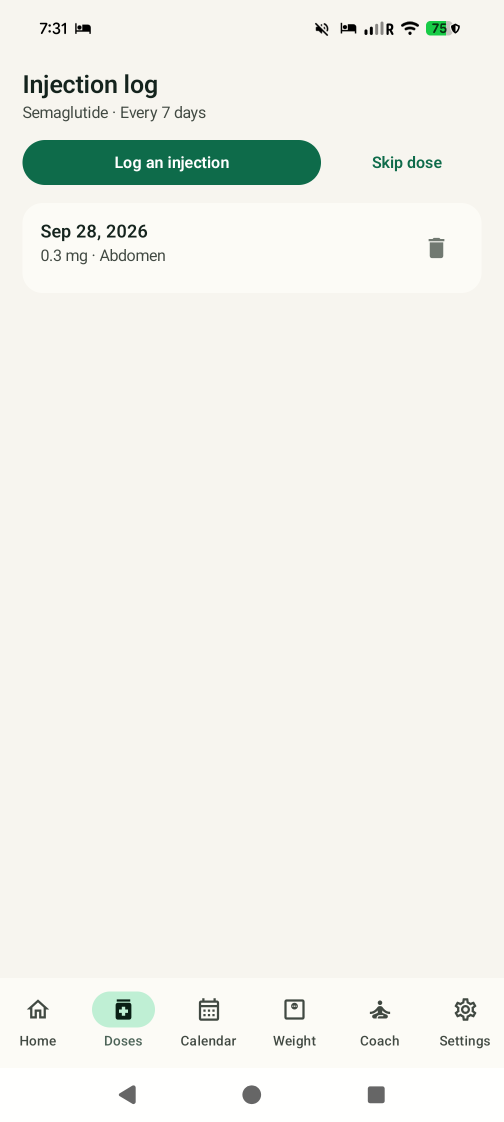
#> input picture store_assets/raw/02_doses.png, 1008 x 2244 px (shown at 1/2 size)
$ python make_video.py
#> lines starting #> are read from the running program, lines starting #| are printed output that depends on the picture
# Builds store_assets/video/dosely_promo.mp4 (1080x1920@30, ~50s).
# Scenes: intro card -> app screenshots (Ken Burns) -> outro end card with the
# feature graphic burned in. Captions burned in per scene; SAPI TTS narration
# (already rendered to seg0..seg5.wav) is aligned to scene starts.
import math
import os
import subprocess

ROOT = os.path.dirname(os.path.abspath(__file__))
RAW = os.path.join(ROOT, "raw")
FR = os.path.join(ROOT, "video", "frames")
AU = os.path.join(ROOT, "video", "audio")
OUT = os.path.join(ROOT, "video", "dosely_promo.mp4")

FF = "ffmpeg"
FONT = r"C\:/Windows/Fonts/segoeuib.ttf"
W, H, FPS = 1080, 1920, 30

# measured narration durations (s)
SEG = [6.1745, 9.2345, 5.5445, 6.6845, 10.0645, 9.8545]
GAP = 0.4  # breathing room after each narration segment


def dur(i):
    return round(SEG[i] + GAP, 3)


def make_sbs():
    """Side-by-side composite for the insights scene (doses + calendar)."""
    from PIL import Image, ImageDraw
    a = Image.open(os.path.join(RAW, "02_doses.png")).convert("RGB")
    b = Image.open(os.path.join(RAW, "03_calendar.png")).convert("RGB")
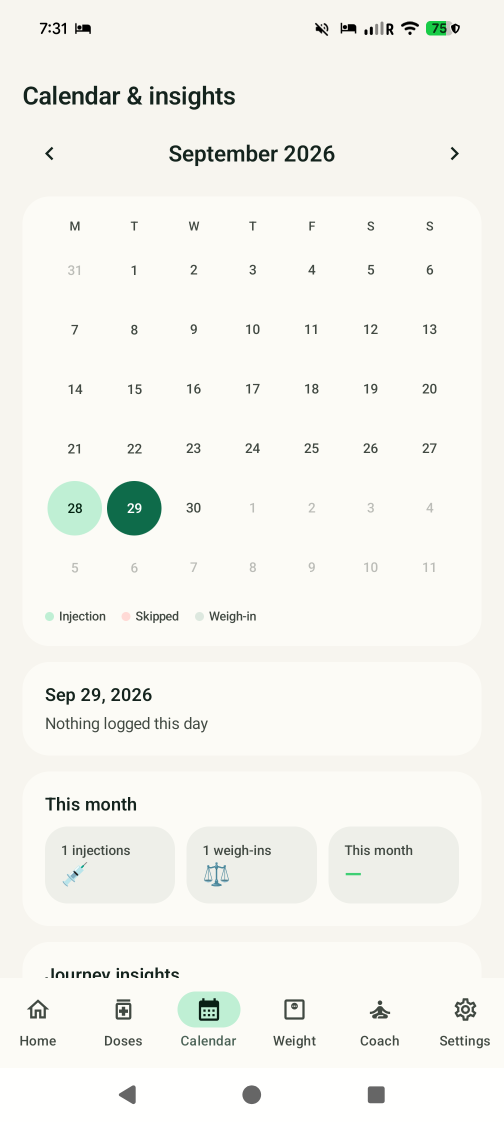
#> input picture store_assets/raw/03_calendar.png, 1008 x 2244 px (shown at 1/2 size)
    pw = 518
    ph = int(a.height * pw / a.width)
#> ph = 1153
    a = a.resize((pw, ph), Image.LANCZOS)
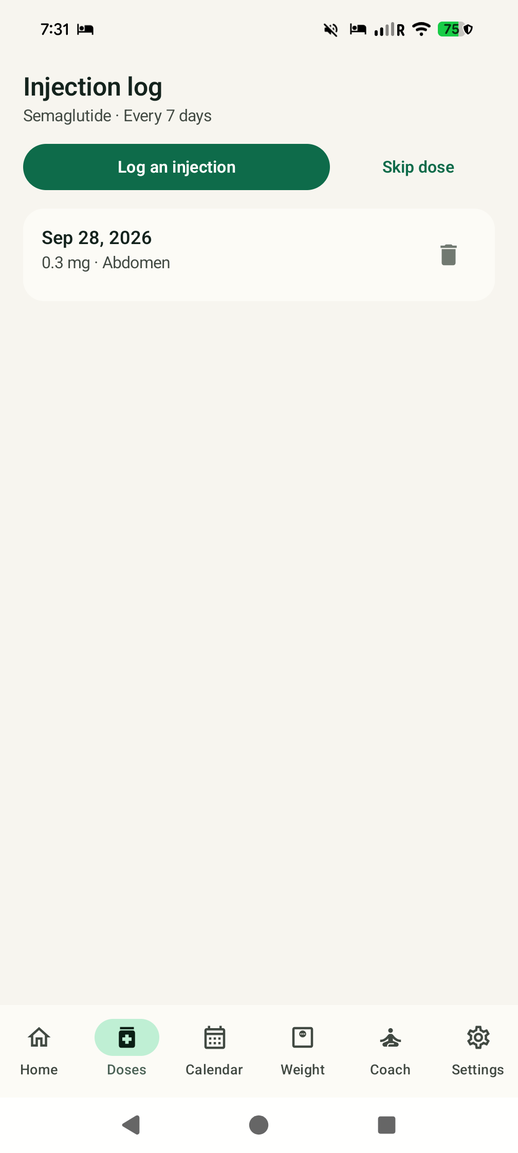
#> a: PIL image 518x1153 RGB; mean R, G, B 240.3, 241.1, 234.7
    b = b.resize((pw, ph), Image.LANCZOS)
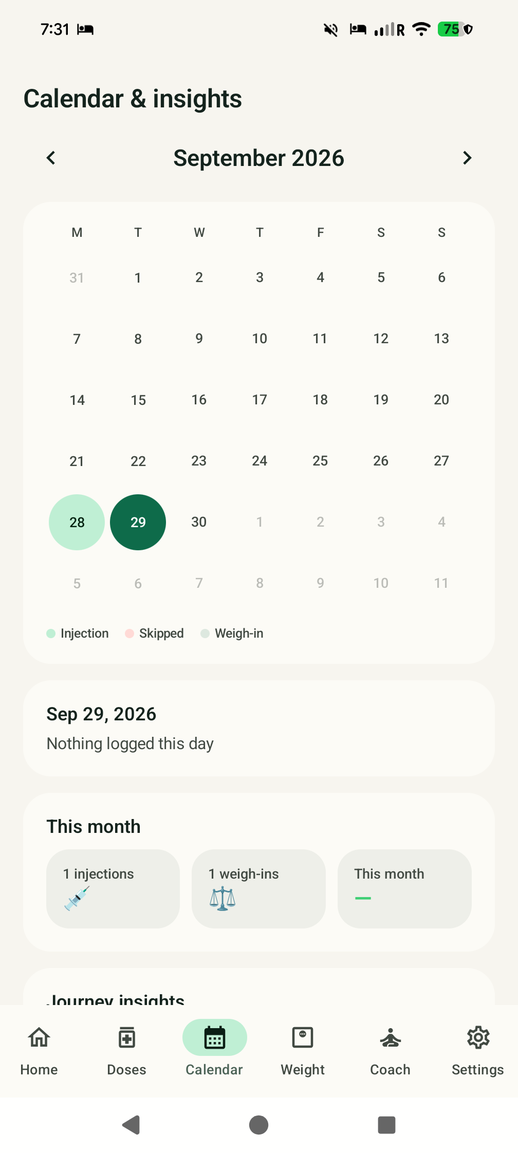
#> b: PIL image 518x1153 RGB; mean R, G, B 244.4, 244.3, 238.9
    img = Image.new("RGB", (W, H), (10, 44, 34))
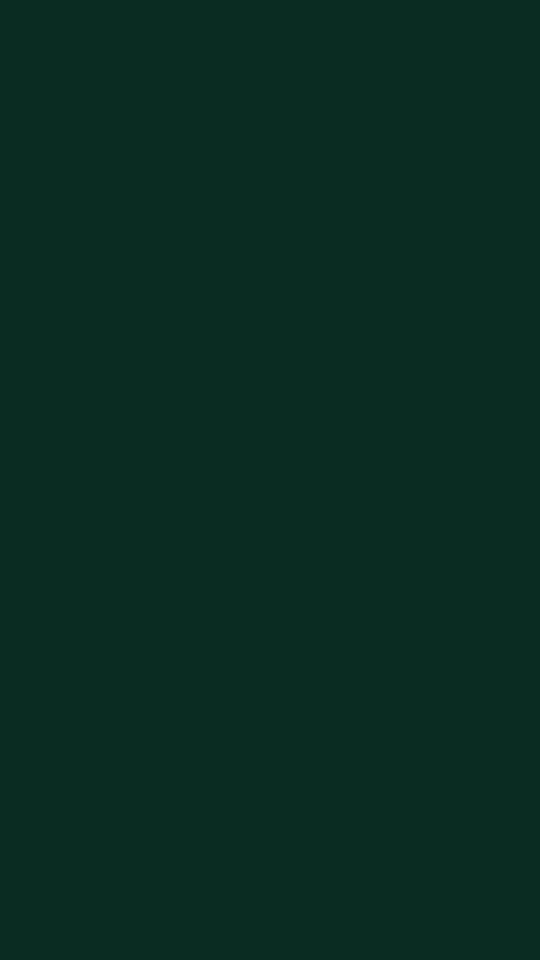
#> img: PIL image 1080x1920 RGB (shown at 1/2 size); mean R, G, B 10, 44, 34
    gap = (W - 2 * pw) // 3
    y = (H - ph) // 2 + 60
#> y = 443
    img.paste(a, (gap, y))
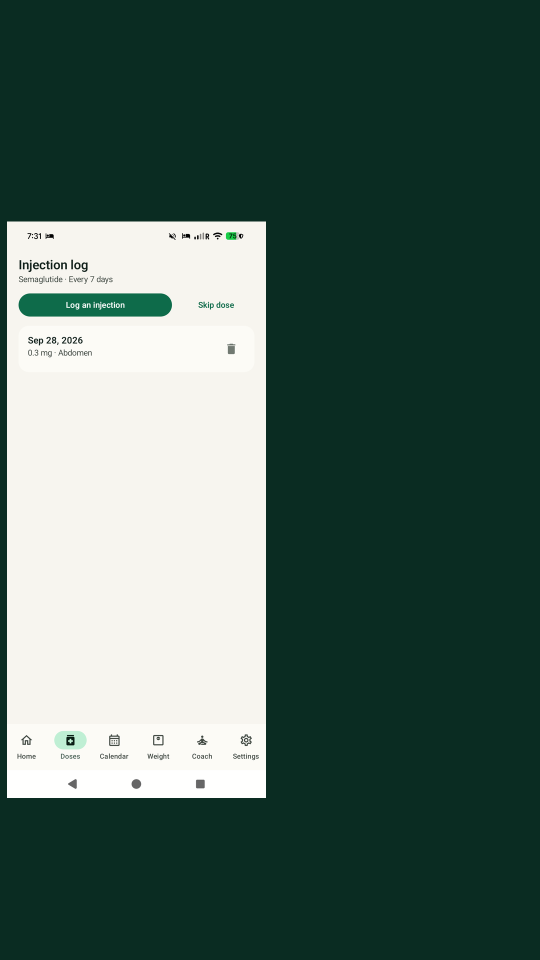
#> img: PIL image 1080x1920 RGB (shown at 1/2 size); mean R, G, B 76.3, 100.8, 91.8
    img.paste(b, (gap * 2 + pw, y))
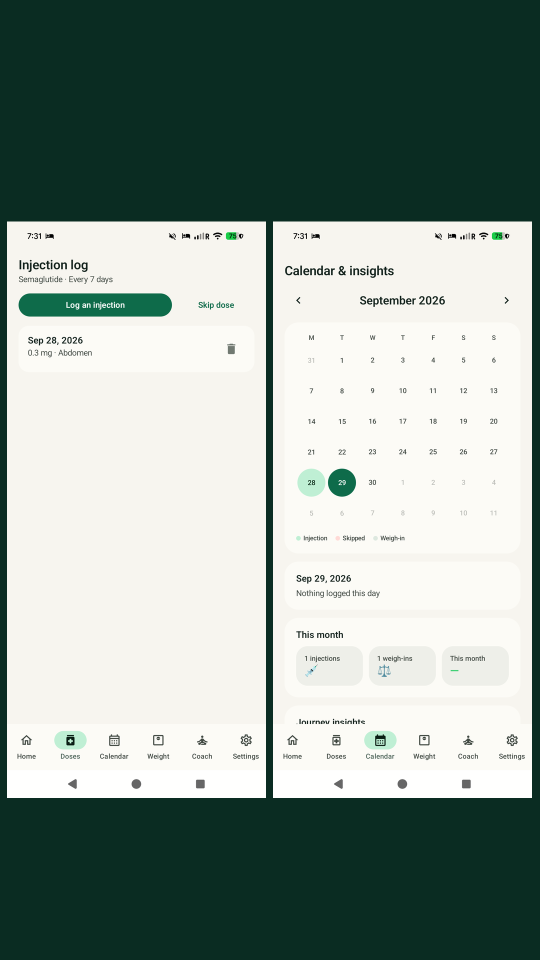
#> img: PIL image 1080x1920 RGB (shown at 1/2 size); mean R, G, B 143.9, 158.5, 150.8
    d = ImageDraw.Draw(img)
    d.rounded_rectangle((gap - 4, y - 4, gap + pw + 4, y + ph + 4), radius=28, outline=(62, 207, 116), width=3)
    d.rounded_rectangle((gap * 2 + pw - 4, y - 4, gap * 2 + 2 * pw + 4, y + ph + 4), radius=28, outline=(62, 207, 116), width=3)
    img.save(os.path.join(FR, "sbs.png"))
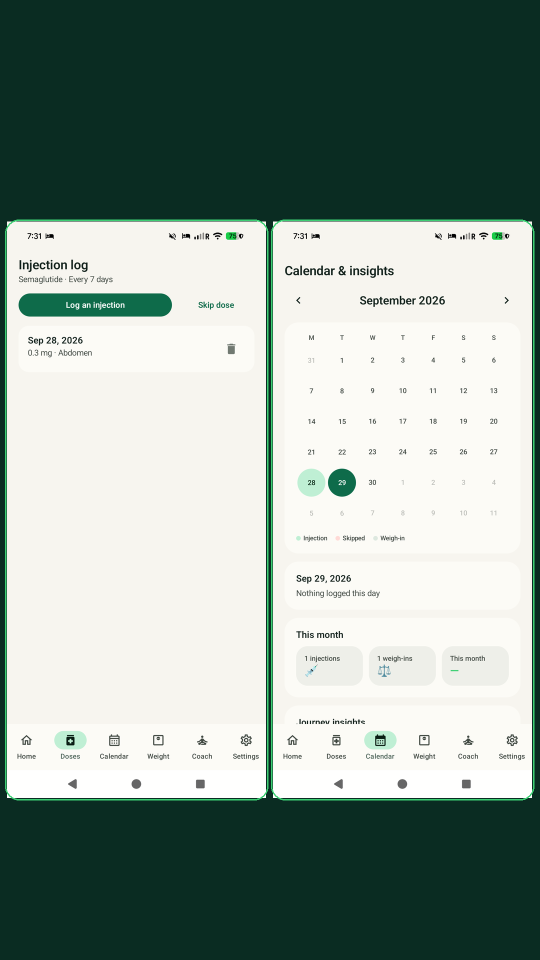
#> saved as sbs.png: PIL image 1080x1920 RGB (shown at 1/2 size); mean R, G, B 144.3, 160, 151.6
    print("sbs composite ->", os.path.join(FR, "sbs.png"))


def frame_path(name):
    """intro/outro/sbs are generated into frames/; app shots live in raw/."""
    if name.startswith("raw:"):
        return os.path.join(RAW, name[4:])
    return os.path.join(FR, name)


# scene list: (image, duration, [(text, size, y), ...])
SCENES = [
    ("intro.png", dur(0), [("Meet Dosely", 96, 1560), ("Your private GLP-1 companion", 46, 1690)]),
    ("raw:01_home.png", dur(1), [("Log injections in seconds", 66, 1740)]),
    ("sbs.png", dur(2), [("Insights that keep you going", 60, 1740)]),
    ("raw:04_weight.png", dur(3), [("kg or lb, your choice", 66, 1740)]),
    ("raw:05_coach.png", dur(4), [("On-device AI coach", 72, 1690), ("Private. Offline. Not a doctor.", 44, 1800)]),
    ("raw:06_settings.png", 4.0, [("59 languages. Built-in reminders.", 56, 1740)]),
    ("outro.png", 6.5, []),
]


def caption_filter(text, size, y, total):
    fade = f"if(lt(t,0.4),t/0.4,if(gt(t,{total - 0.4}),({total}-t)/0.4,1))"
    return (f"drawtext=fontfile='{FONT}':text='{text}':fontsize={size}:"
            f"fontcolor=0xF7F5EF:box=1:boxcolor=0x0A2C22@0.62:boxborderw=24:"
            f"x=(w-text_w)/2:y={y}:alpha='{fade}'")


def render_scene(idx, image, total, texts):
    outp = os.path.join(FR, f"scene{idx}.mp4")
    frames = math.ceil(total * FPS)
    vf = [
        f"scale=1080:1920:force_original_aspect_ratio=increase",
        f"crop=1080:1920",
        f"zoompan=z='min(1+0.07*on/{frames},1.07)':d=1:x='iw/2-(iw/zoom/2)':y='ih/2-(ih/zoom/2)':s={W}x{H}:fps={FPS}",
    ] + [caption_filter(*t, total) for t in texts]
    cmd = [FF, "-y", "-loop", "1", "-framerate", str(FPS), "-t", f"{total}",
           "-i", frame_path(image),
           "-vf", ",".join(vf),
           "-frames:v", str(frames),
           "-c:v", "libx264", "-preset", "medium", "-crf", "19",
           "-pix_fmt", "yuv420p", "-r", str(FPS), outp]
#> (the run stopped early here; a loop or call above may not have finished)
